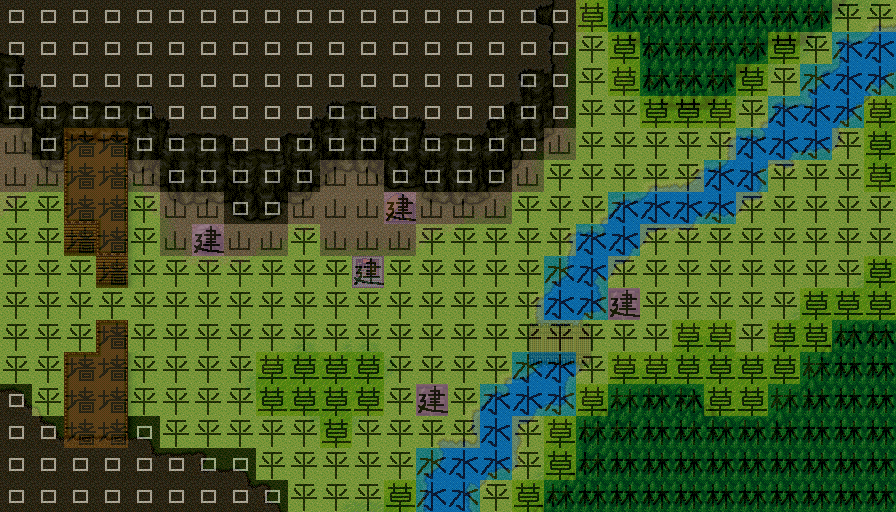

Rendered tile map (Tiled .tmx) drawn with the repository's tilesets; below, a short description and the map source with its tile grids summarised:
An orthogonal 28x16 tile map with 32x32 px tiles, 5 tile layers (fake, background, buildings, mask, ...), 3 tilesets and 4 objects (zhangfei, guanyu).

<map version="1.0" orientation="orthogonal" renderorder="left-up" width="28" height="16" tilewidth="32" tileheight="32">
 <tileset firstgid="1" name="level01" tilewidth="32" tileheight="32">
  <image source="level01.png" width="928" height="513" />
 </tileset>
 <tileset firstgid="465" name="terrain" tilewidth="32" tileheight="32" spacing="2" margin="2">
  <image source="terrain.png" width="104" height="104" />
  <tile id="0">
   <properties>
    <property name="terrain" value="water" />
   </properties>
  </tile>
  <tile id="1">
   <properties>
    <property name="terrain" value="mountain" />
   </properties>
  </tile>
  <tile id="2">
   <properties>
    <property name="terrain" value="grassland" />
   </properties>
  </tile>
  <tile id="3">
   <properties>
    <property name="terrain" value="wall" />
   </properties>
  </tile>
  <tile id="4">
   <properties>
    <property name="terrain" value="forest" />
   </properties>
  </tile>
  <tile id="5">
   <properties>
    <property name="terrain" value="building" />
   </properties>
  </tile>
  <tile id="6">
   <properties>
    <property name="terrain" value="plain" />
   </properties>
  </tile>
  <tile id="7">
   <properties>
    <property name="terrain" value="cliff" />
   </properties>
  </tile>
 </tileset>
 <tileset firstgid="474" name="fake" tilewidth="32" tileheight="32">
  <image source="fake.png" width="32" height="32" />
 </tileset>
 <layer name="fake" width="28" height="16" opacity="0.81">
  <data>[448 cells, 448 non-empty, 1 distinct tile ids]</data>
 </layer>
 <layer name="background" width="28" height="16">
  <data>[448 cells, 448 non-empty, 432 distinct tile ids]</data>
 </layer>
 <layer name="buildings" width="28" height="16">
  <data>[448 cells, 5 non-empty, 4 distinct tile ids]</data>
 </layer>
 <objectgroup name="roles">
  <object name="zhangfei" x="640" y="320" />
  <object name="guanyu" gid="282" x="640" y="352" />
  <object gid="282" x="512" y="256" visible="0" />
  <object gid="265" x="96" y="320" visible="0" />
 </objectgroup>
 <layer name="mask" width="28" height="16">
  <data>[448 cells, 448 non-empty, 1 distinct tile ids]</data>
 </layer>
 <layer name="terrain" width="28" height="16" opacity="0.49">
  <data>[448 cells, 448 non-empty, 8 distinct tile ids]</data>
 </layer>
</map>
